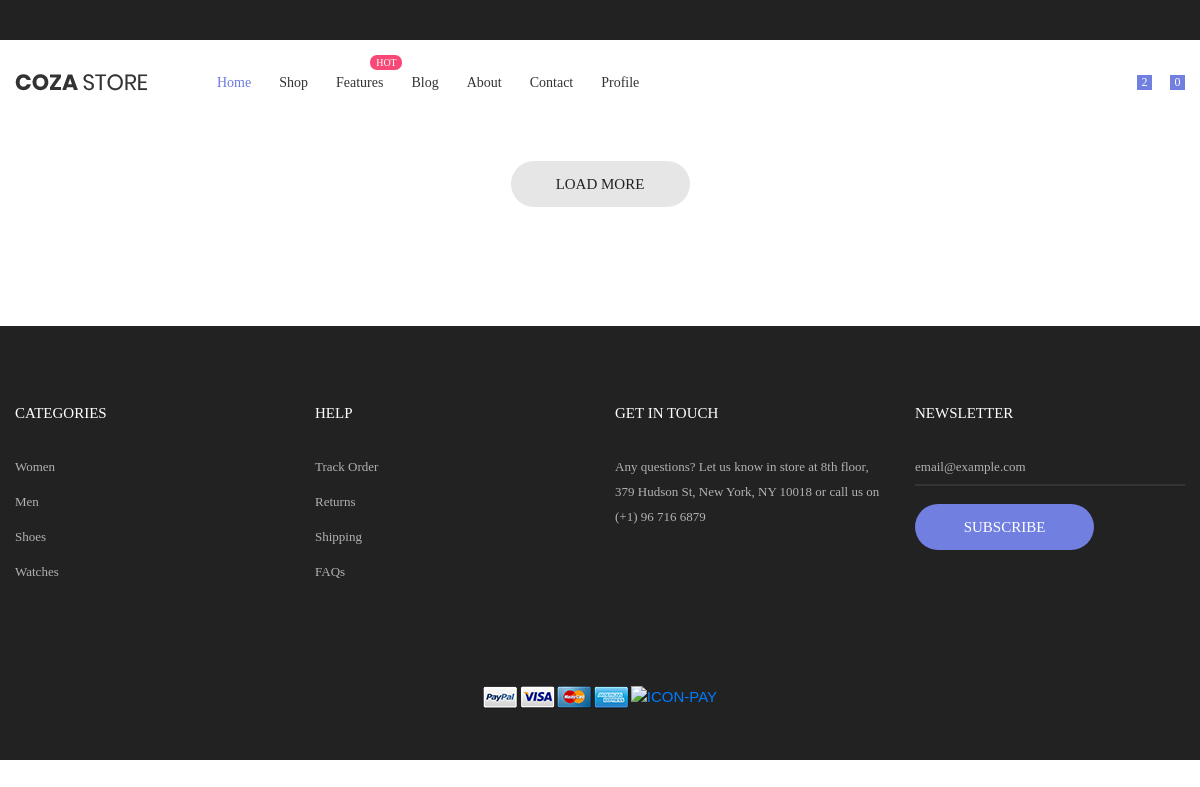
Before: /view_all_product/ with the older database file.
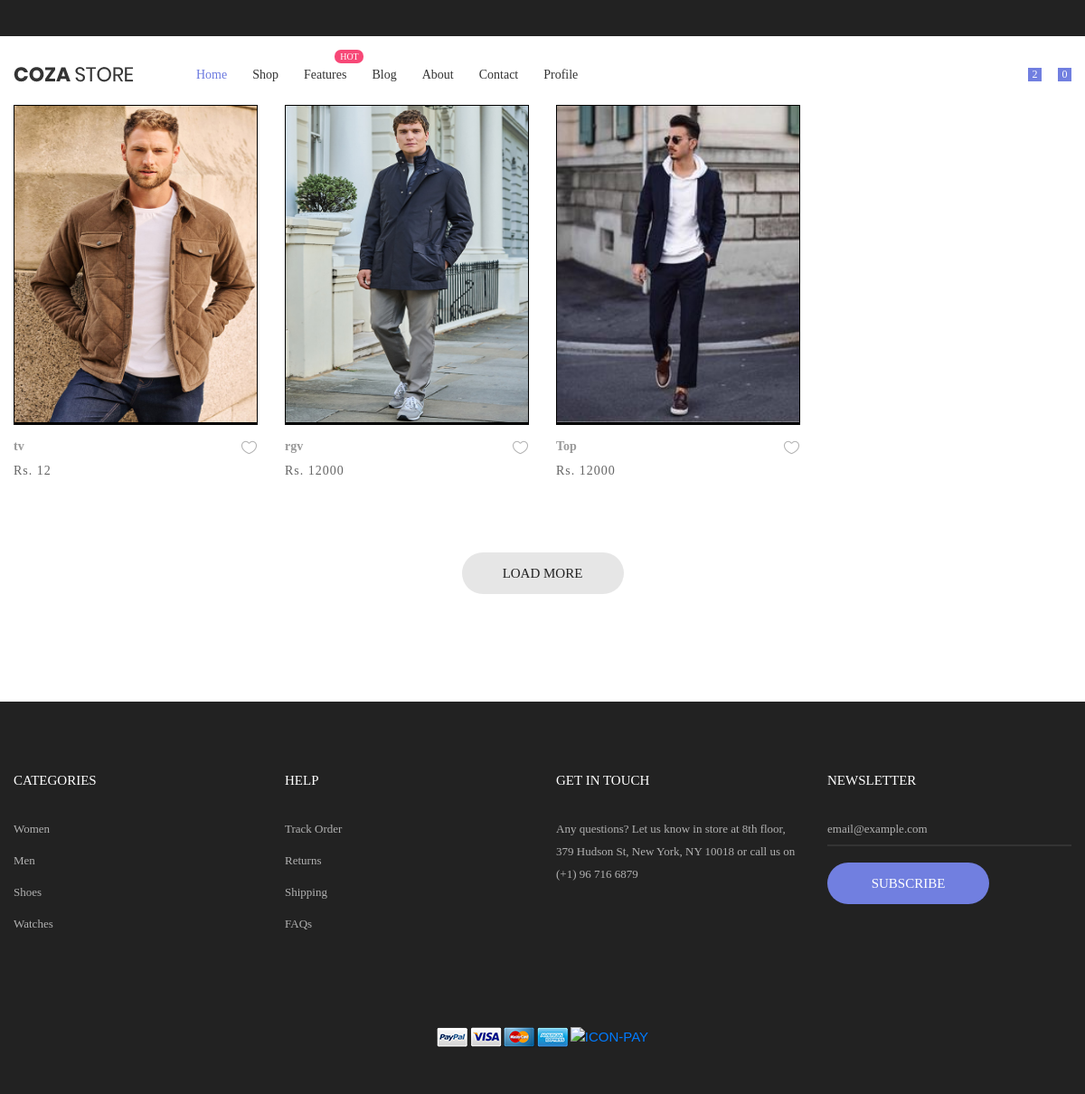
After: the same page with the newer database file.
### Authentication/models.py (models this page shows, shortened)
class product(models.Model):
    category = models.ForeignKey(Category_table, on_delete=models.CASCADE)
    name = models.CharField(max_length=200, db_index=True)
    slug = models.SlugField(max_length=200, db_index=True, blank=True, unique=True)
    image = models.ImageField(upload_to=images_upl, blank=True)
    description = models.TextField(blank=True)
    price = models.IntegerField(default=0)
    brand = models.CharField(max_length=10)
    size = models.CharField(max_length=3,default="None")
    available = models.BooleanField(default=True)
    dates=models.DateTimeField(auto_now_add=True)
    incart = models.BooleanField(default=False)

### Authentication/views.py (the view)
# urls.py: path('view_all_product/',views.view_all_product,name='view_all_product'),
def view_all_product(request):
    all_product=product.objects.all()
    return render(request,'all_product.html',{'Product':all_product})

### Authentication/templates/all_product.html (shortened to what this page needs)
{% extends 'base.html' %}
{% load static %}
	{% block body %}
	<div class="bg0 m-t-23 p-b-14">
		<div class="container">
			<div class="flex-w flex-sb-m p-b-52">
			</div>
			<div class="row isotope-grid">
				{% for i in Product %}
				<div class="col-sm-6 col-md-4 col-lg-3 p-b-35 isotope-item bg0">
					<div class="block2">
						<div class="block2-pic hov-img0" style="border: 1px solid #000;">
							<img src="{{i.image.url}}" alt="IMG-PRODUCT" width="300px" height="350px">
						</div>
						<div class="block2-pic hov-img0" style="border: 1px solid #000;">
						</div>
						<div class="block2-txt flex-w flex-t p-t-14">
							<div class="block2-txt-child1 flex-col-l ">
								<a href="product-detail.html" class="stext-104 cl4 hov-cl1 trans-04 js-name-b2 p-b-6">
									<strong><b>{{i.name}}</b></strong>
								</a>
								<span class="stext-105 cl3">
									Rs. {{i.price}}
								</span>
							</div>
							<div class="block2-txt-child2 flex-r p-t-3">
								<a href="#" class="btn-addwish-b2 dis-block pos-relative js-addwish-b2">
									<img class="icon-heart1 dis-block trans-04" src="{% static 'images/icons/icon-heart-01.png' %}" alt="ICON">
								</a>
							</div>
						</div>
					</div>
				</div>
				{% endfor %}
			</div>
			<div class="flex-c-m flex-w w-full p-t-45 p-b-105">
				<a href="#" class="flex-c-m stext-101 cl5 size-103 bg2 bor1 hov-btn1 p-lr-15 trans-04">
					Load More
				</a>
			</div>
		</div>
	</div>
{% endblock %}

### Admin/templates/base.html (shortened to what this page needs)
{% load static %}
<head>
  <link
    rel="stylesheet"
    type="text/css"
    href="{% static 'vendor/bootstrap/css/bootstrap.min.css' %}"
  />
  <link
    rel="stylesheet"
    type="text/css"
    href="{% static 'fonts/font-awesome-4.7.0/css/font-awesome.min.css ' %}"
  />
  <link
    rel="stylesheet"
    type="text/css"
    href="{% static 'fonts/iconic/css/material-design-iconic-font.min.css ' %}"
  />
  <link
    rel="stylesheet"
    type="text/css"
    href="{% static 'fonts/linearicons-v1.0.0/icon-font.min.css' %}"
  />
  <link
    rel="stylesheet"
    type="text/css"
    href="{% static 'vendor/animate/animate.css' %}"
  />
  <link
    rel="stylesheet"
    type="text/css"
    href="{% static 'vendor/css-hamburgers/hamburgers.min.css' %}"
  />
  <link
    rel="stylesheet"
    type="text/css"
    href="{% static 'vendor/animsition/css/animsition.min.css' %}"
  />
  <link
    rel="stylesheet"
    type="text/css"
    href="{% static 'vendor/select2/select2.min.css' %}"
  />
  <link
    rel="stylesheet"
    type="text/css"
    href="{% static 'vendor/daterangepicker/daterangepicker.css' %}"
  />
  <link
    rel="stylesheet"
    type="text/css"
    href="{% static 'vendor/slick/slick.css' %}"
  />
  <link
    rel="stylesheet"
    type="text/css"
    href="{% static 'vendor/MagnificPopup/magnific-popup.css' %}"
  />
  <link
    rel="stylesheet"
    type="text/css"
    href="{% static 'vendor/perfect-scrollbar/perfect-scrollbar.css' %}"
  />
  <link rel="stylesheet" type="text/css" href="{% static 'css/util.css' %}" />
  <link rel="stylesheet" type="text/css" href="{% static 'css/main.css' %}" />
</head>
<body>
  <header>
    <div class="container-menu-desktop">
      <div class="top-bar">
        <div class="content-topbar flex-sb-m h-full container"></div>
      </div>
      <div class="wrap-menu-desktop">
        <nav class="limiter-menu-desktop container">
          <a href="#" class="logo">
            <img src="{% static 'images/icons/logo-01.png' %}" alt="IMG-LOGO" />
          </a>
          <div class="menu-desktop">
            <ul class="main-menu">
              <li class="active-menu">
                <a href="index.html">Home</a>
              </li>
              <li>
                <a href="product.html">Shop</a>
              </li>
              <li class="label1" data-label1="hot">
                <a href="shoping-cart.html">Features</a>
              </li>
              <li>
                <a href="blog.html">Blog</a>
              </li>
              <li>
                <a href="about.html">About</a>
              </li>
              <li>
                <a href="contact.html">Contact</a>
              </li>
              <li>
                <a href="{% url 'profile' %}">Profile</a>
              </li>
            </ul>
          </div>
        </nav>
      </div>
    </div>
    <div class="col-xl-3 col-lg-3 d-none d-lg-block">
  </div>
  </header>
  {% block body %} {% endblock %}
  <footer class="bg3 p-t-75 p-b-32">
    <div class="container">
      <div class="row">
        <div class="col-sm-6 col-lg-3 p-b-50">
          <h4 class="stext-301 cl0 p-b-30">Categories</h4>
          <ul>
            <li class="p-b-10">
              <a href="#" class="stext-107 cl7 hov-cl1 trans-04"> Women </a>
            </li>
            <li class="p-b-10">
              <a href="#" class="stext-107 cl7 hov-cl1 trans-04"> Men </a>
            </li>
            <li class="p-b-10">
              <a href="#" class="stext-107 cl7 hov-cl1 trans-04"> Shoes </a>
            </li>
            <li class="p-b-10">
              <a href="#" class="stext-107 cl7 hov-cl1 trans-04"> Watches </a>
            </li>
          </ul>
        </div>
        <div class="col-sm-6 col-lg-3 p-b-50">
          <h4 class="stext-301 cl0 p-b-30">Help</h4>
          <ul>
            <li class="p-b-10">
              <a href="#" class="stext-107 cl7 hov-cl1 trans-04">
                Track Order
              </a>
            </li>
            <li class="p-b-10">
              <a href="#" class="stext-107 cl7 hov-cl1 trans-04"> Returns </a>
            </li>
            <li class="p-b-10">
              <a href="#" class="stext-107 cl7 hov-cl1 trans-04"> Shipping </a>
            </li>
            <li class="p-b-10">
              <a href="#" class="stext-107 cl7 hov-cl1 trans-04"> FAQs </a>
            </li>
          </ul>
        </div>
        <div class="col-sm-6 col-lg-3 p-b-50">
          <h4 class="stext-301 cl0 p-b-30">GET IN TOUCH</h4>
          <p class="stext-107 cl7 size-201">
            Any questions? Let us know in store at 8th floor, 379 Hudson St, New
            York, NY 10018 or call us on (+1) 96 716 6879
          </p>
          <div class="p-t-27">
          </div>
        </div>
        <div class="col-sm-6 col-lg-3 p-b-50">
          <h4 class="stext-301 cl0 p-b-30">Newsletter</h4>
          <form>
            <div class="wrap-input1 w-full p-b-4">
              <input
                class="input1 bg-none plh1 stext-107 cl7"
                type="text"
                name="email"
                placeholder="email@example.com"
              />
            </div>
            <div class="p-t-18">
              <button
                class="flex-c-m stext-101 cl0 size-103 bg1 bor1 hov-btn2 p-lr-15 trans-04"
              >
                Subscribe
              </button>
            </div>
          </form>
        </div>
      </div>
      <div class="p-t-40">
        <div class="flex-c-m flex-w p-b-18">
          <a href="#" class="m-all-1">
            <img
              src="{% static 'images/icons/icon-pay-01.png' %}"
              alt="ICON-PAY"
            />
          </a>
          <a href="#" class="m-all-1">
            <img
              src="{% static 'images/icons/icon-pay-02.png' %}"
              alt="ICON-PAY"
            />
          </a>
          <a href="#" class="m-all-1">
            <img
              src="{% static 'images/icons/icon-pay-03.png' %}"
              alt="ICON-PAY"
            />
          </a>
          <a href="#" class="m-all-1">
            <img
              src="{% static 'images/icons/icon-pay-04.png' %}"
              alt="ICON-PAY"
            />
          </a>
          <a href="#" class="m-all-1">
            <img
              src="{% static 'images/icons/icon-pay-05.png ' %}"
              alt="ICON-PAY"
            />
          </a>
        </div>
      </div>
    </div>
  </footer>
</body>
<html></html>

### Authentication/static/css/main.css (style rules this page uses)
.container { max-width: 1380px; }
@media (max-width: 1600px) { .container { max-width: 1200px; } }
.container-menu-desktop { height: auto; width: 100%; position: relative; -webkit-transition: all 0.3s; -o-transition: all 0.3s; -moz-transition: all 0.3s; transition: all 0.3s; }
.top-bar { height: 40px; background-color: #222; }
.wrap-menu-desktop { position: fixed; z-index: 1100; background-color: transparent; width: 100%; height: 84px; top: 40px; left: 0px; -webkit-transition: height 0.3s, background-color 0.3s; -o-transition: height 0.3s, background-color 0.3s; -moz-transition: height 0.3s, background-color 0.3s; transition: height 0.3s, background-color 0.3s; }
.limiter-menu-desktop { height: 100%; display: -webkit-box; display: -webkit-flex; display: -moz-box; display: -ms-flexbox; display: flex; align-items: center; background-color: transparent; }
.logo { display: -webkit-box; display: -webkit-flex; display: -moz-box; display: -ms-flexbox; display: flex; align-items: center; height: 65%; margin-right: 55px; }
.logo img { max-width: 100%; max-height: 100%; }
.menu-desktop { display: -webkit-box; display: -webkit-flex; display: -moz-box; display: -ms-flexbox; display: flex; align-items: center; height: 100%; }
.main-menu { list-style-type: none; margin: 0; display: -webkit-box; display: -webkit-flex; display: -moz-box; display: -ms-flexbox; display: flex; align-items: center; }
.main-menu > li { display: block; position: relative; padding: 20px 10px 20px 0px; margin: 0px 4px 0px 14px; }
.main-menu > li > a { font-family: Poppins-Medium; font-size: 14px; color: #333; padding: 5px 0px; transition: all 0.4s; -webkit-transition: all 0.4s; -o-transition: all 0.4s; -moz-transition: all 0.4s; }
.main-menu > li.active-menu > a { color: #6c7ae0; }
.block2-pic { position: relative; }
.block2-txt-child1 { width: calc(100% - 30px); }
.block2-txt-child2 { width: 30px; }
.cl0 { color: #fff; }
.cl3 { color: #666; }
.cl4 { color: #999; }
.cl5 { color: #222; }
.cl7 { color: #b2b2b2; }
.stext-101 { font-family: Poppins-Medium; font-size: 15px; line-height: 1.466667; text-transform: uppercase; }
.stext-104 { font-family: Poppins-Regular; font-size: 14px; line-height: 1.466667; }
.stext-105 { font-family: Poppins-Regular; font-size: 14px; line-height: 1.466667; letter-spacing: 1px; }
.stext-107 { font-family: Poppins-Regular; font-size: 13px; line-height: 1.923; }
.stext-301 { font-family: Montserrat-Bold; font-size: 15px; line-height: 1.6; text-transform: uppercase; }
.size-103 { min-width: 179px; height: 46px; }
.size-201 { max-width: 270px; }
.bg-none { background-color: transparent; }
.bg0 { background-color: #fff; }
.bg1 { background-color: #717fe0; }
.bg2 { background-color: #e6e6e6; }
.bg3 { background-color: #222; }
.bor1 { border-radius: 23px; }
.label1 { position: relative; }
.label1::after { content: attr(data-label1); font-family: Poppins-Regular; font-size: 10px; line-height: 15px; color: #fff; text-transform: uppercase; text-align: center; display: block; position: absolute; top: 3px; right: -9px; height: 15px; min-width: 32px; border-radius: 7px; padding: 0 4px; background-color: #f74877; }
.wrap-input1 { position: relative; border-bottom: 2px solid rgba(204,204,204, 0.1); }
.input1 { background-color: transparent; width: 100%; }
.hov-img0 { display: block; overflow: hidden; }
.hov-img0 img { width: 100%; -webkit-transition: transform 0.9s ease; -o-transition: transform 0.9s ease; -moz-transition: transform 0.9s ease; transition: transform 0.9s ease; }

Changed rows visible on the page:
added product: image (picture), name "tv", price "12"
added product: image (picture), name "rgv", price "12000"
added product: image (picture), name "Top", price "12000"
